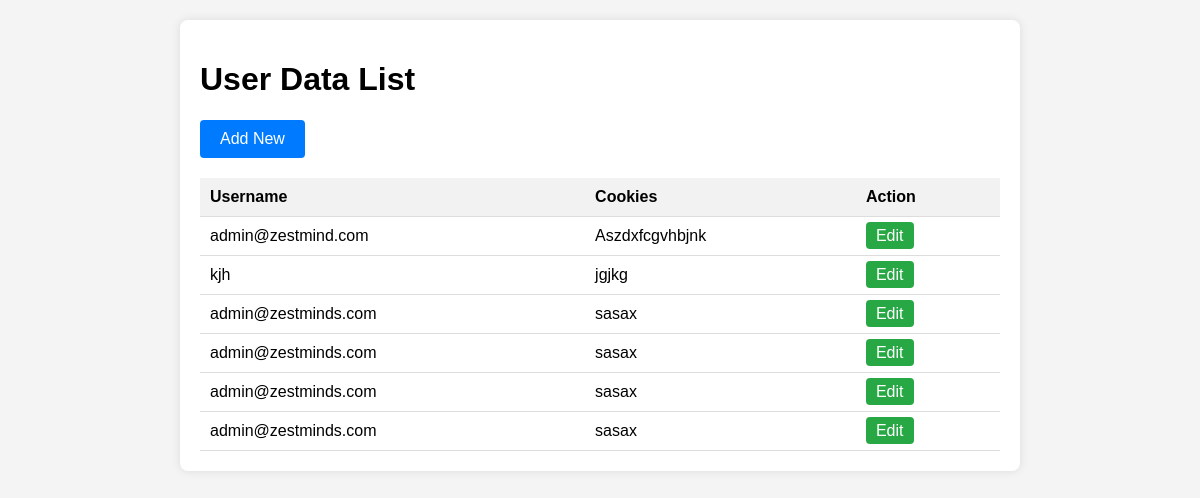
The page / on the database its author committed.
### myapp/models.py (models this page shows, shortened)
class UserData(models.Model):
    username = models.CharField(unique=True, max_length=100, blank=False)
    password = models.CharField(max_length=256)  # Increased max_length for encoded password
    cookies = models.TextField(blank=False)

### myapp/views.py (the view)
# urls.py: path('', UserDataListView.as_view(), name=''),
class UserDataListView(View):
    def get(self, request):
        users = UserData.objects.all()
        return render(request, 'user_list.html', {'users': users})

### myapp/templates/user_list.html (shortened to what this page needs)
{% load static %}
<!DOCTYPE html>
<html lang="en">
  <head>
    <link
      href="https://cdnjs.cloudflare.com/ajax/libs/font-awesome/6.0.0-beta3/css/all.min.css"
      rel="stylesheet"
    />
  </head>
  <body>
    <div class="container">
      <h1>User Data List</h1>
      <a href="{% url 'dataform' %}" class="add-new-button">Add New</a>
      <table>
        <thead>
          <tr>
            <th>Username</th>
            <th>Cookies</th>
            <th>Action</th>
          </tr>
        </thead>
        <tbody>
          {% for user in users %}
          <tr>
            <td>{{ user.username }}</td>
            <td>{{ user.cookies|truncatechars:50 }}</td>
            <td>
              <a href="{% url 'user_edit' user.id %}" class="edit-button"
                >Edit</a
              >
            </td>
          </tr>
          {% endfor %}
        </tbody>
      </table>
    </div>
  </body>
</html>

### myapp/templates/user_list.html (style rules this page uses)
body { font-family: Arial, sans-serif; margin: 0; padding: 20px; background-color: #f4f4f4; }
.container { max-width: 800px; margin: 0 auto; background-color: white; padding: 20px; border-radius: 8px; box-shadow: 0px 0px 10px rgba(0, 0, 0, 0.1); }
table { width: 100%; border-collapse: collapse; }
th, td { padding: 10px; border-bottom: 1px solid #ddd; text-align: left; }
th { background-color: #f2f2f2; }
.add-new-button { background-color: #007bff; color: white; padding: 10px 20px; border: none; border-radius: 4px; cursor: pointer; text-decoration: none; display: inline-block; margin-bottom: 20px; }
.edit-button { background-color: #28a745; color: white; padding: 5px 10px; border: none; border-radius: 4px; cursor: pointer; text-decoration: none; }

### rows shown on the page
UserData: username "admin@zestmind.com", cookies "Aszdxfcgvhbjnk"
UserData: username "kjh", cookies "jgjkg"
UserData: username "admin@zestminds.com", cookies "sasax"
UserData: username "admin@zestminds.com", cookies "sasax"
UserData: username "admin@zestminds.com", cookies "sasax"
UserData: username "admin@zestminds.com", cookies "sasax"
